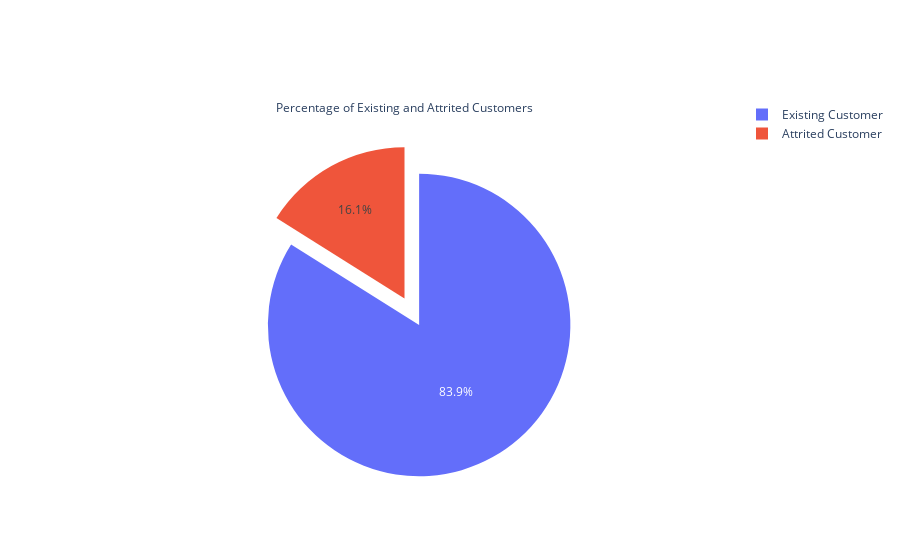

The cell this chart's notebook holds for it:
### Markdown cell above
### Categorical features visualisation and analysis

### Code cell
# percentage of existing and attried customers

fig = go.Figure(data=[go.Pie(labels=df1['Attrition_Flag'],title='Percentage of Existing and Attrited Customers', pull=[0.2, 0])])

fig.show()

### Figure 1 — Plotly figure (JSON) as saved in the notebook; plotly's stock layout.template omitted (floating-point values rounded to 4 significant figures; data arrays with more than 128 entries replaced by an {"elided": "..."} marker saying what was removed)
{"data": [{"labels": {"elided": "10127 str values"}, "pull": [0.2, 0], "title": {"text": "Percentage of Existing and Attrited Customers"}, "type": "pie"}], "layout": {}}
